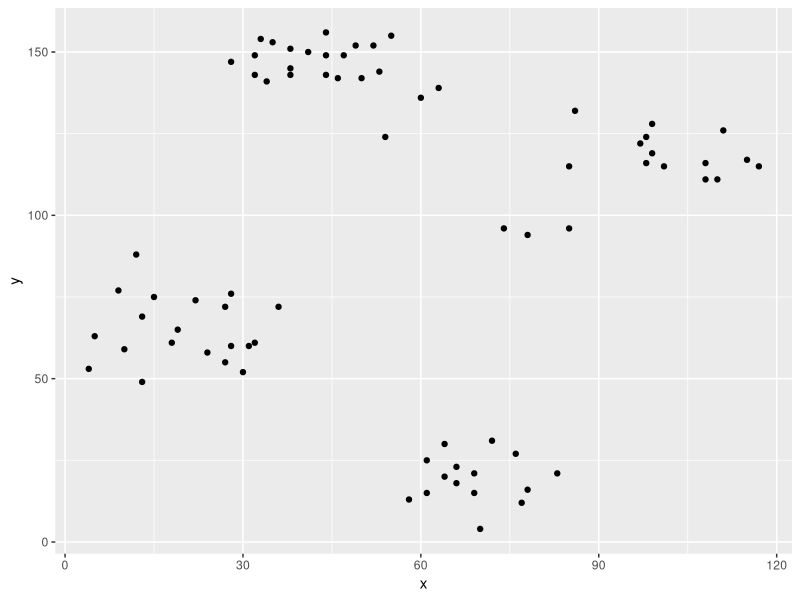
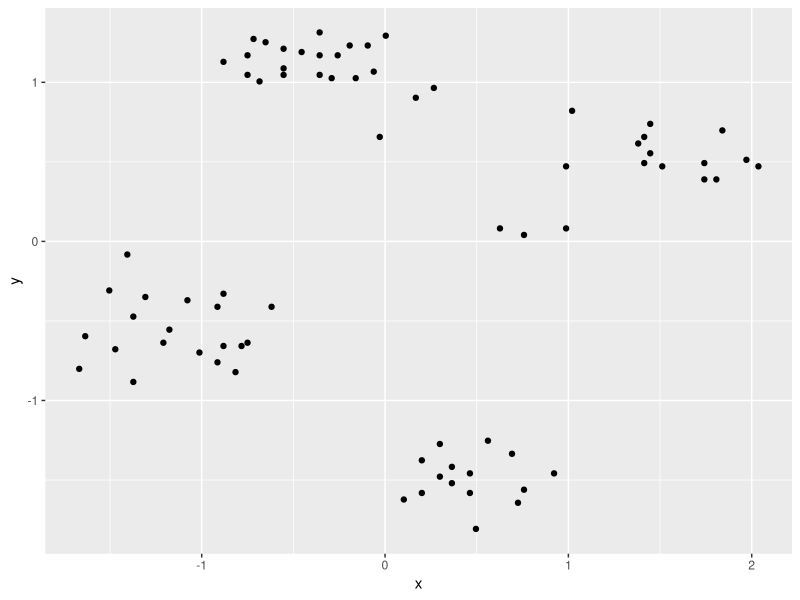
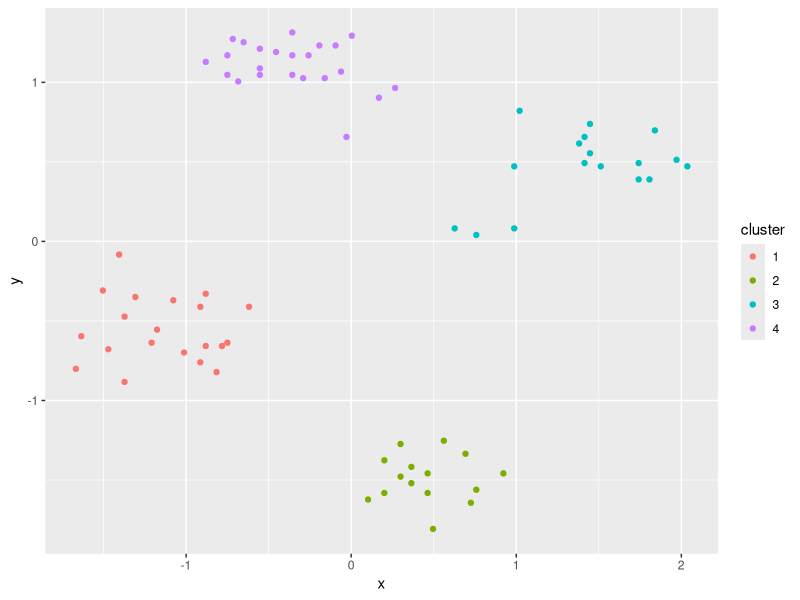
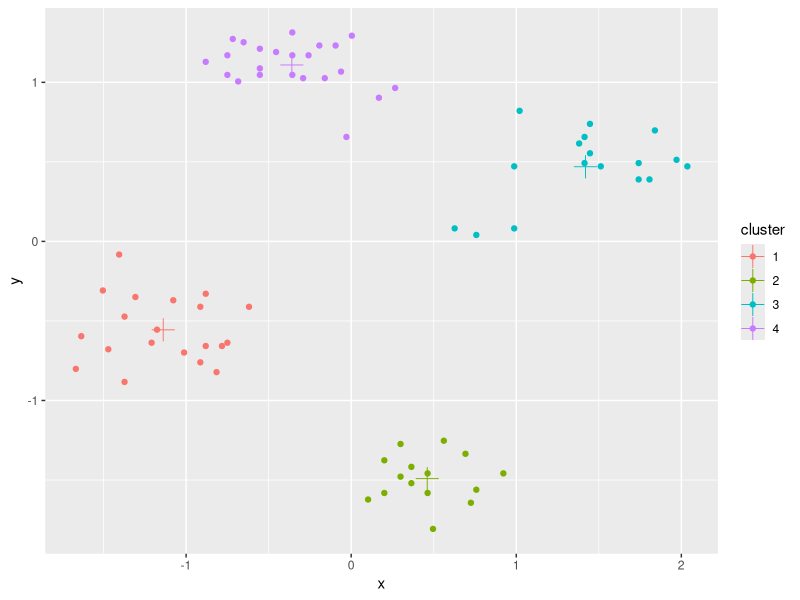
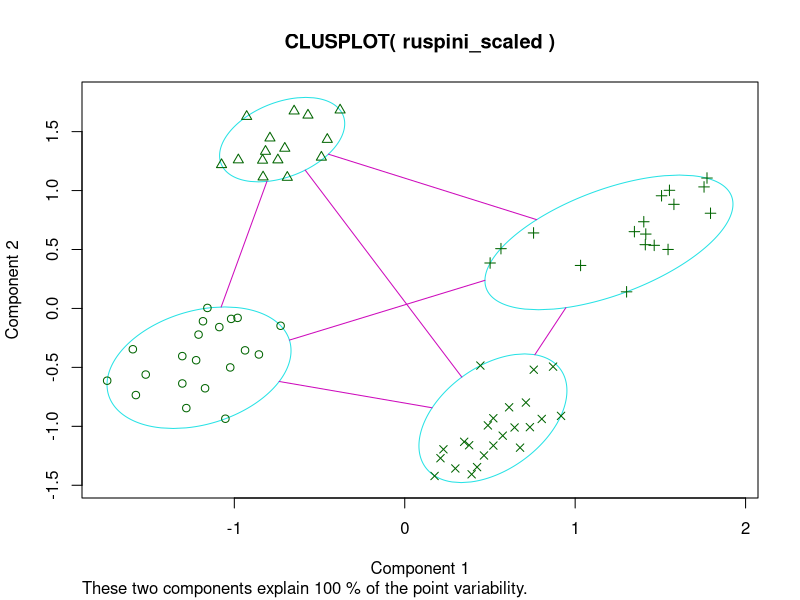
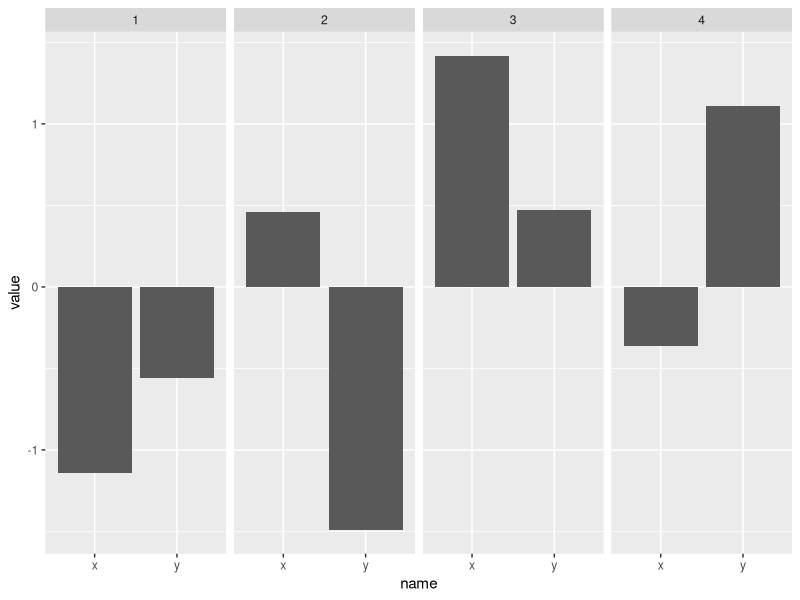
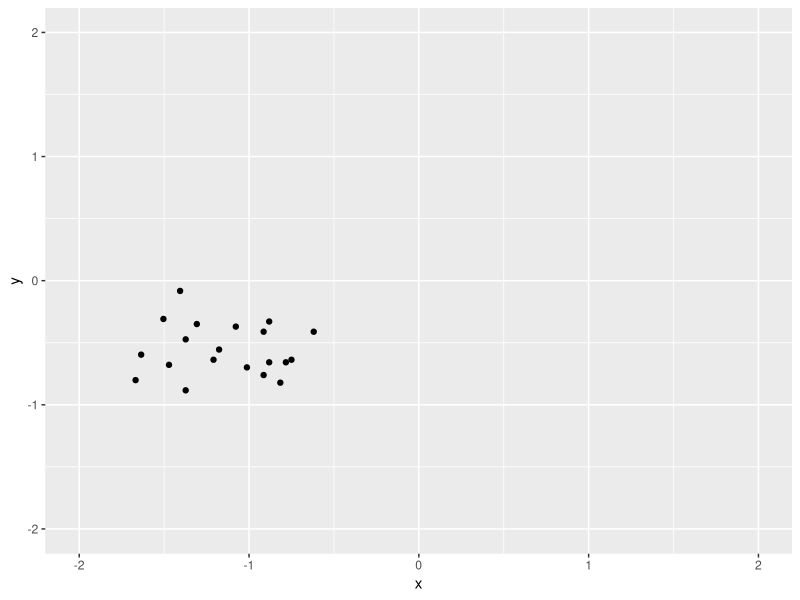
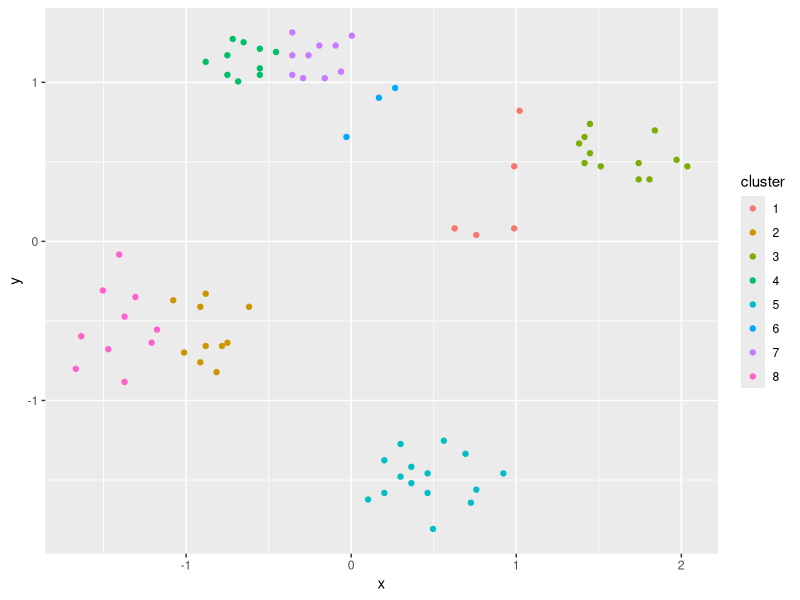

Reproduce these figures in R, in order. (Note: this script raises an error after producing the figures.)
#' ---
#' title: "R Code for Chapter 7 of Introduction to Data Mining: Clustering Analysis"
#' author: "Michael Hahsler"
#' output:
#'  html_document:
#'    toc: true
#' ---

#' This code covers chapter 7 of _"Introduction to Data Mining"_
#' by Pang-Ning Tan, Michael Steinbach and Vipin Kumar.
#' __See [table of contents](https://github.com/mhahsler/Introduction_to_Data_Mining_R_Examples#readme) for code examples for other chapters.__
#'
#' ![CC](https://i.creativecommons.org/l/by/4.0/88x31.png)
#' This work is licensed under the
#' [Creative Commons Attribution 4.0 International License](http://creativecommons.org/licenses/by/4.0/). For questions please contact
#' [Michael Hahsler](http://michael.hahsler.net).
#'

library(tidyverse)
library(ggplot2)

#' ruspini_scaled data is in package cluster. It is a very simple data set with well separated clusters.
data(ruspini, package = "cluster")

#' Shuffle rows
ruspini <- as_tibble(ruspini) %>% sample_frac()
ruspini

ggplot(ruspini, aes(x = x, y = y)) + geom_point()

#' Scale each column in the data to zero mean and unit standard deviation (z-scores). This prevents one attribute with a large range to dominate the others for the distance calculation.
ruspini_scaled <- as_tibble(scale(ruspini))
ggplot(ruspini_scaled, aes(x = x, y = y)) + geom_point()

#' # Clustering methods
#' ## k-means Clustering
#'
#' Assumes Euclidean distances. We use k = 10 clusters and run the algorithm 10 times with random initialized centroids. The best result is returned.
km <- kmeans(ruspini_scaled, centers = 4, nstart = 10)
km

ruspini_clustered <- ruspini_scaled %>% add_column(cluster = factor(km$cluster))
ruspini_clustered

ggplot(ruspini_clustered, aes(x = x, y = y, color = cluster)) + geom_point()

#' Add centroids
centroids <- as_tibble(km$centers, rownames = "cluster")
centroids

ggplot(ruspini_clustered, aes(x = x, y = y, color = cluster)) + geom_point() +
  geom_point(data = centroids, aes(x = x, y = y, color = cluster), shape = 3, size = 5)

#' Alternative plot from package cluster (uses principal components analysis for >2 dimensions)
library(cluster)
clusplot(ruspini_scaled, km$cluster)

#' Inspect the centroids (cluster profiles)
ggplot(pivot_longer(centroids, cols = c(x, y)), aes(x = name, y = value)) +
  geom_bar(stat = "identity") +
  facet_grid(cols = vars(cluster))

#' Find data for a single cluster
#'
#' All you need is to select the rows corresponding to the cluster. The next
#' example plots all data points of cluster 1
cluster1 <- ruspini_clustered %>% filter(cluster == 1)
cluster1
ggplot(cluster1, aes(x = x, y = y)) + geom_point() +
  coord_cartesian(xlim = c(-2, 2), ylim = c(-2, 2))

#' Try 8 clusters
ruspini_clustered_8 <- ruspini_scaled %>%
  add_column(cluster = factor(kmeans(ruspini_scaled, centers = 8)$cluster))
ggplot(ruspini_clustered_8, aes(x = x, y = y, color = cluster)) + geom_point()

#' ## Hierarchical Clustering
#'
#' dist defaults to method="Euclidean"
d <- dist(ruspini_scaled)
#' We cluster using complete link
hc <- hclust(d, method = "complete")

#' Dendrogram
plot(hc)
rect.hclust(hc, k=4)

plot(as.dendrogram(hc), leaflab="none") # plot dendrogram without leaf labels

#' Use ggplot
library("ggdendro")
ggdendrogram(hc)

#' More plotting options for dendrograms, including plotting
#' parts of large dendrograms can be found [here.](https://rpubs.com/gaston/dendrograms)

cluster_complete <- cutree(hc, k = 4)
ggplot(ruspini_scaled %>% add_column(cluster = factor(cluster_complete)),
  aes(x, y, color = cluster)) + geom_point()

#' Try 8 clusters
ggplot(ruspini_scaled %>% add_column(cluster = factor(cutree(hc, k=8))),
  aes(x, y, color = cluster)) + geom_point()

#' Clustering with single link
hc_single <- hclust(d, method = "single")
plot(hc_single)
rect.hclust(hc_single, k = 4)

cluster_single <- cutree(hc_single, k = 4)
ggplot(ruspini_scaled %>% add_column(cluster = factor(cluster_single)),
  aes(x, y, color = cluster)) + geom_point()


#' ## Density-based clustering with DBSCAN

library(dbscan)

#' Parameters: minPts is often chosen as dimensionality of the data +1.
#' Decide on epsilon using the knee in the kNN distance plot
#' (seems to be around eps = .25).
kNNdistplot(ruspini_scaled, k = 3)
abline(h=.25, col="red")

#' run dbscan
db <- dbscan(ruspini_scaled, eps=.25, minPts=3)
db
str(db)

ggplot(ruspini_scaled %>% add_column(cluster = factor(db$cluster)),
  aes(x, y, color = cluster)) + geom_point()
#' __Note:__ Cluster 0 represents outliers).
#'
#' Alternative visualization from package dbscan
hullplot(ruspini_scaled, db)

#'
#' Play with eps (neighborhood size) and MinPts (minimum of points needed for core cluster)

#'
#' ## Partitioning Around Medoids (PAM)
#'
#' Also called $k$-medoids. Similar to $k$-means, but uses medoids instead of centroids to represent clusters and works on a distance matrix. _Note:_ A medoid is the data point in the center of a cluster.

library(cluster)

d <- dist(ruspini_scaled)
str(d)

p <- pam(d, k = 4)
p

ruspini_clustered <- ruspini_scaled %>% add_column(cluster = factor(p$cluster))

medoids <- as_tibble(ruspini_scaled[p$medoids, ], rownames = "cluster")
medoids

ggplot(ruspini_clustered, aes(x = x, y = y, color = cluster)) + geom_point() +
  geom_point(data = medoids, aes(x = x, y = y, color = cluster), shape = 3, size = 5)

#'
#' ## Gaussian Mixture Models
library(mclust)

#' Mclust uses Bayesian Information Criterion (BIC) to find the
#' number of clusters (model selection). BIC uses the likelihood and a
#' penalty term to guard against overfitting.
m <- Mclust(ruspini_scaled)
summary(m)
plot(m, what = "classification")

#' Rerun with a fixed number of 4 clusters
m <- Mclust(ruspini_scaled, G=4)
summary(m)
plot(m, what = "classification")

#' ## Spectral clustering
#'
#' Spectral clustering works by embedding the data points of the partitioning problem into the subspace of the k largest eigenvectors of a normalized affinity/kernel matrix. Then uses a simple clustering method like k-means.
library("kernlab")

cluster_spec <- specc(as.matrix(ruspini_scaled), centers = 4)
cluster_spec

ggplot(ruspini_scaled %>% add_column(cluster = factor(cluster_spec)),
  aes(x, y, color = cluster)) + geom_point()

#' ## Fuzzy C-Means Clustering
#'
#' The fuzzy version of the known k-means clustering algorithm. Each data point
#' has a degree of membership to for each cluster.
library(e1071)

cluster_cmeans <- cmeans(as.matrix(ruspini_scaled), centers = 4)
cluster_cmeans

#' # Internal Cluster Validation
#'
#' ## Compare the Clustering Quality
#'
#' Look at the within.cluster.ss and the avg.silwidth

#library(fpc)
#' Note: I do not load fpc since the NAMESPACE overwrites dbscan.

fpc::cluster.stats(d, km$cluster)
#cluster.stats(d, cluster_complete)
#cluster.stats(d, cluster_single)

#' Read `? cluster.stats` for an explanation of all the available indices.

sapply(list(
  km = km$cluster,
  hc_compl = cluster_complete,
  hc_single = cluster_single),
       FUN = function(x)
         fpc::cluster.stats(d, x))[c("within.cluster.ss", "avg.silwidth"), ]

#' ## Silhouette plot
library(cluster)
plot(silhouette(km$cluster, d))
#' __Note:__ The silhouette plot does not show correctly in R Studio if you have too many objects (bars are missing). I will work when you open a new plotting device with `windows()`, `x11()` or `quartz()`.
#'

#' ## Find Optimal Number of Clusters for k-means
ggplot(ruspini_scaled, aes(x, y)) + geom_point()

set.seed(1234)
ks <- 2:10

#' ### Within Sum of Squares
#' Use within sum of squares and look for the knee (nstart=5 repeats k-means 5 times and returns the best solution)
WSS <- sapply(ks, FUN = function(k) {
  kmeans(ruspini_scaled, centers = k, nstart = 5)$tot.withinss
  })

ggplot(as_tibble(ks, WSS), aes(ks, WSS)) + geom_line() +
  geom_vline(xintercept = 4, color = "red", linetype = 2)

#' ### Average Silhouette Width
#' Use average silhouette width (look for the max)
ASW <- sapply(ks, FUN=function(k) {
  fpc::cluster.stats(d, kmeans(ruspini_scaled, centers=k, nstart=5)$cluster)$avg.silwidth
  })

best_k <- ks[which.max(ASW)]
best_k

ggplot(as_tibble(ks, ASW), aes(ks, ASW)) + geom_line() +
  geom_vline(xintercept = best_k, color = "red", linetype = 2)

#' ### Dunn Index
#' Use Dunn index (another internal measure given by min. separation/ max. diameter)
DI <- sapply(ks, FUN=function(k) {
  fpc::cluster.stats(d, kmeans(ruspini_scaled, centers=k, nstart=5)$cluster)$dunn
})

best_k <- ks[which.max(DI)]
ggplot(as_tibble(ks, DI), aes(ks, DI)) + geom_line() +
  geom_vline(xintercept = best_k, color = "red", linetype = 2)

#' ### Gap Statistic
#' Compares the change in within-cluster dispersion with that expected
#' from a null model (see `? clusGap`).
#' The default method is to
#' choose the smallest k such that its value Gap(k) is not more
#' than 1 standard error away from the first local maximum.
library(cluster)
k <- clusGap(ruspini_scaled, FUN = kmeans,  nstart = 10, K.max = 10)
k
plot(k)


#' __Note:__ these methods can also be used for hierarchical clustering.
#'
#' There have been many other methods and indices proposed to determine
#' the number of clusters.
#' See, e.g.,  package [NbClust](https://cran.r-project.org/package=NbClust).
#'

#' ## Visualize the Distance Matrix
#'
#' Visualizing the unordered distance matrix does not show much structure.

ggplot(ruspini_scaled, aes(x, y)) + geom_point()
d <- dist(ruspini_scaled)

library(seriation)
pimage(d)

#' Reorder using cluster labels
pimage(d, order=order(km$cluster))

#' Use dissplot which rearranges clusters, adds cluster labels,
#'  and shows average dissimilarity in the lower half of the plot.
dissplot(d, labels = km$cluster, options=list(main="k-means with k=4"))
dissplot(d, labels = db$cluster + 1L, options=list(main="DBSCAN"))
#' Spot the problem data points for DBSCAN (we use +1 so the noise is now cluster #1)
#'
#' Misspecified k
dissplot(d, labels = kmeans(ruspini_scaled, centers = 3)$cluster)
dissplot(d, labels = kmeans(ruspini_scaled, centers = 9)$cluster)


#' # External Cluster Validation
#'
#' External cluster validation uses ground truth information. That is,
#' the user has an idea how the data should be grouped. This could be a know
#' class label not provided to the clustering algorithm.
#'
#' We use an artificial data set with known groups here. First, we need to
#' cluster the new data. We do k-means and hierarchical clustering.

library(mlbench)
shapes <- mlbench.smiley(n = 500, sd1 = 0.1, sd2 = 0.05)
plot(shapes)

#' Prepare data
truth <- as.integer(shapes$class)
shapes <- scale(shapes$x)
colnames(shapes) <- c("x", "y")
shapes <- as_tibble(shapes)

ggplot(shapes, aes(x, y)) + geom_point()

#' Find optimal number of Clusters for k-means
ks <- 2:20

#' Use within sum of squares (look for the knee)
WSS <- sapply(ks, FUN = function(k) {
  kmeans(shapes, centers = k, nstart = 10)$tot.withinss
})

ggplot(as_tibble(ks, WSS), aes(ks, WSS)) + geom_line()
#' looks like 6 clusters
km <- kmeans(shapes, centers = 6, nstart = 10)
ggplot(shapes %>% add_column(cluster = factor(km$cluster)), aes(x, y, color = cluster)) +
  geom_point()

#' Hierarchical clustering: single-link because of the mouth
d <- dist(shapes)
hc <- hclust(d, method = "single")

#' Find optimal number of clusters
ASW <- sapply(ks, FUN = function(k) {
  fpc::cluster.stats(d, cutree(hc, k))$avg.silwidth
})

ggplot(as_tibble(ks, ASW), aes(ks, ASW)) + geom_line()
#' 4 clusters
hc_4 <- cutree(hc, 4)
ggplot(shapes %>% add_column(cluster = factor(hc_4)), aes(x, y, color = cluster)) +
  geom_point()

#' Spectral Clustering
library("kernlab")
spec <- specc(as.matrix(shapes), centers = 4)
ggplot(shapes %>% add_column(cluster = factor(spec)), aes(x, y, color = cluster)) +
  geom_point()

#' Compare with ground truth with the corrected (=adjusted) Rand index (ARI),
#' the variation of information (VI) index, entropy and purity.
#
#' define entropy and purity
entropy <- function(cluster, truth) {
  k <- max(cluster, truth)
  cluster <- factor(cluster, levels = 1:k)
  truth <- factor(truth, levels = 1:k)
  m <- length(cluster)
  mi <- table(cluster)

  cnts <- split(truth, cluster)
  cnts <- sapply(cnts, FUN = function(n) table(n))
  p <- sweep(cnts, 1, rowSums(cnts), "/")
  p[is.nan(p)] <- 0
  e <- -p * log(p, 2)
  sum(rowSums(e, na.rm = TRUE) * mi / m)
}

purity <- function(cluster, truth) {
  k <- max(cluster, truth)
  cluster <- factor(cluster, levels = 1:k)
  truth <- factor(truth, levels = 1:k)
  m <- length(cluster)
  mi <- table(cluster)

  cnts <- split(truth, cluster)
  cnts <- sapply(cnts, FUN = function(n) table(n))
  p <- sweep(cnts, 1, rowSums(cnts), "/")
  p[is.nan(p)] <- 0

  sum(apply(p, 1, max) * mi/m)
}

#' calculate measures (for comparison we also use random "clusterings"
#' with 4 and 6 clusters)
random4 <- sample(1:4, nrow(shapes), replace = TRUE)
random6 <- sample(1:6, nrow(shapes), replace = TRUE)

r <- rbind(
  kmeans = c(
    unlist(fpc::cluster.stats(d, km$cluster, truth, compareonly = TRUE)),
    entropy = entropy(km$cluster, truth),
    purity = purity(km$cluster, truth)
    ),
  hc = c(
    unlist(fpc::cluster.stats(d, hc_4, truth, compareonly = TRUE)),
    entropy = entropy(hc_4, truth),
    purity = purity(hc_4, truth)
    ),
  spec = c(
    unlist(fpc::cluster.stats(d, spec, truth, compareonly = TRUE)),
    entropy = entropy(spec, truth),
    purity = purity(spec, truth)
    ),
  random4 = c(
    unlist(fpc::cluster.stats(d, random4, truth, compareonly = TRUE)),
    entropy = entropy(random4, truth),
    purity = purity(random4, truth)
    ),
  random6 = c(
    unlist(fpc::cluster.stats(d, random6, truth, compareonly = TRUE)),
    entropy = entropy(random6, truth),
    purity = purity(random6, truth)
    )
  )
r

#' Hierarchical clustering found the perfect clustering.
#'
#' Read `? cluster.stats` for an explanation of all the available indices.


#'
#' # Related Topics
#' ## Outlier Removal
#' It is often useful to remove outliers prior to clustering.
#' A density based method to identify outlier is LOF (Local Outlier Factor).
#' It is related to dbscan and compares the density around a point with the
#' densities around its neighbors. The LOF value for a regular data
#' point is 1. The larger the LOF value gets, the more likely the point is and
#' outlier.
library(dbscan)
lof <- lof(ruspini_scaled, k = 3)
lof

ggplot(ruspini_scaled %>% add_column(lof = lof), aes(x, y, color = lof)) +
    geom_point() + scale_color_gradient(low = "gray", high = "red")

#' Find outliers (find the knee)

ggplot(tibble(index = seq_len(length(lof)), lof = sort(lof)), aes(index, lof)) +
  geom_line() +
  geom_hline(yintercept = 1.3, color = "red")

ggplot(ruspini_scaled %>% add_column(outlier = lof >= 1.3), aes(x, y, color = outlier)) +
  geom_point()


#' There are many other outlier removal strategies available. See, e.g., package
#' [outliers](https://cran.r-project.org/package=outliers).
#'
#' ## Clustering Tendency
#' Most clustering algorithms will always produce a clustering, even if the
#' data does not contain a cluster structure. It is typically good to check
#' cluster tendency before attempting to cluster the data.
#'
#' We use again the smiley data.
d_shapes <- dist(shapes)

library(seriation)
#' Visual Analysis for Cluster Tendency Assessment (VAT) reorders the
#' objects to show potential clustering tendency as a block structure
#' (dark blocks along the main diagonal).
VAT(d_shapes)

#' iVAT uses largest distances in all possible paths between the objects
#' instead of the distances to make the block structure better visible.
iVAT(d_shapes)

#' Both plots show a strong cluster structure with 4 clusters.
#'
#' Compare with random data.
data_random <- tibble(x = runif(500), y = runif(500))
ggplot(data_random, aes(x, y)) + geom_point()

d_random <- dist(data_random)
VAT(d_random)
iVAT(d_random)
#' There is very little structure visible.
